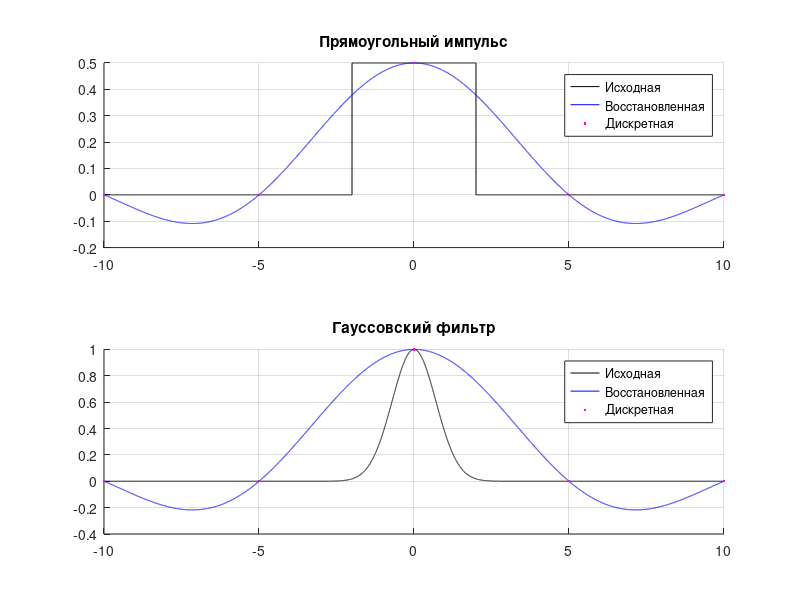

Write the MATLAB code that produced this figure.
% Параметр F, в котором спектр Гаусса определен 
F = 2

% Параметр для сигнала Гаусса (от 1 до 3)
sigma = 1;

% Параметр для прямоугольного сигнала (от 1 до 2)
L = 2

% Ввод данных
N = input('Введите количество рассматриваемых дискрет: ');
dt = input('Введите шаг для дискретизации: ');
t_max = dt*(N-1)/2;
t = -t_max:dt:t_max; 

% Дискретизация
gauss_discrete = exp(-(t/sigma).^2);
rect_discrete = zeros(size(t));
rect_discrete(abs(t) - F < 0) = 1 / L;

% Исходные сигналы
x = -t_max:0.001:t_max;
gauss_src = exp(-(x/sigma).^2);
rect_src = zeros(size(x));
rect_src(abs(x) - F < 0) = 1 / L;

% Восстановленные сигналы
gauss_restored = zeros(1, length(x));
rect_restored = zeros(1, length(x));
for i=1:length(x)
   for j = 1:N
       gauss_restored(i) = gauss_restored(i) + gauss_discrete(j)*sinc((x(i)-t(j))  / dt);
       rect_restored(i) = rect_restored(i) + rect_discrete(j) * sinc((x(i)-t(j)) / dt);
   end
end

figure;

subplot(2,1,1);
title('Прямоугольный импульс');
hold on;
grid on;
plot(x, rect_src, 'k');
plot(x, rect_restored, 'b');
plot(t, rect_discrete, '.m');
legend('Исходная', 'Восстановленная', 'Дискретная');

subplot(2,1,2);
title('Гауссовский фильтр');
hold on;
grid on;
plot(x, gauss_src, 'k');
plot(x, gauss_restored, 'b');
plot(t, gauss_discrete, '.m');
legend('Исходная', 'Восстановленная', 'Дискретная');